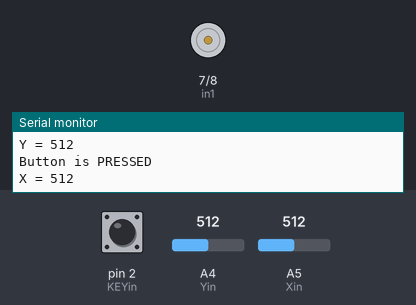
Recording of a sketch running on a simulated Arduino Uno, built with avr-gcc and run on an emulated ATmega328P. On the bench: motor-driver pin pairs drawn as motors (green arrow = first pin HIGH = forward, orange = second pin HIGH = backward, longer = more drive, scaled by the enable pin), the last lines printed to the serial monitor. The test bench sets the inputs (shaded band); at power-on: A5 (Xin) = 512, A4 (Yin) = 512, pin 2 (KEYin) LOW.

Above: at 1.2 s.
1.3 s: A5 (Xin) set to 541
4.3 s: A5 (Xin) set to 566
At 5.5 s:
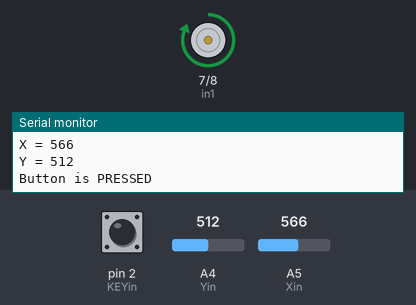
5.8 s: A5 (Xin) set to 0
At 6.8 s:
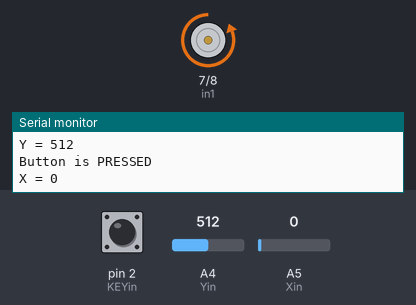
7.3 s: A5 (Xin) set to 438
10.3 s: A5 (Xin) set to 459
At 11.3 s:
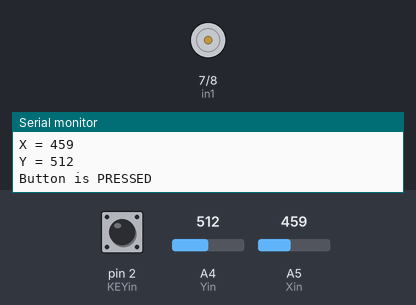
11.8 s: A4 (Yin) set to 107
14.8 s: A4 (Yin) set to 90
Timing chart, 0 to 17.3 s (numbered marks = the images above; inputs shaded):
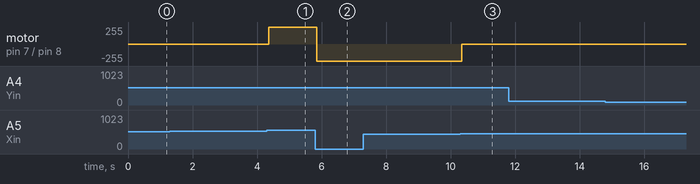

Measured:
- the behaviour switches between 550 and 551 on A5 (Xin) (found by bisection; images 0 and 1)
- the behaviour switches between 449 and 450 on A5 (Xin) (found by bisection; images 2 and 3)
- after the input at 4.3 s, motor on pin 7 (in1) / pin 8 (in2): stopped → forward 255/255 after 0.06 s
- after the input at 5.8 s, motor on pin 7 (in1) / pin 8 (in2): forward 255/255 → backward 255/255 after 0.06 s
- after the input at 10.3 s, motor on pin 7 (in1) / pin 8 (in2): backward 255/255 → stopped after 0.05 s

The sketch:

Motor.ino
```cpp
// connect motor controller pins to Arduino digital pins
//Joystick Vars
int Xin= A5; // X Input Pin
int Yin = A4; // Y Input Pin
int KEYin = 2; // Push Button
// motor one
int enA = 5;
int in1 = 7;
int in2 = 8;

void setup()
{
  // set up joystick
  pinMode (KEYin, INPUT);
  Serial.begin (9600);
  // set all the motor control pins to outputs
  pinMode(enA, OUTPUT);
  pinMode(in1, OUTPUT);
  pinMode(in2, OUTPUT);

}

void swag(){

  int xVal, yVal, buttonVal;

  xVal = analogRead (Xin);
  yVal = analogRead (Yin);
  buttonVal = digitalRead (KEYin);

  Serial.print("X = ");
  Serial.println (xVal, DEC);

  Serial.print ("Y = ");
  Serial.println (yVal, DEC);

  Serial.print("Button is ");
  if (buttonVal == HIGH){
    Serial.println ("not pressed");
  }
  else{
    Serial.println ("PRESSED");
  }

  if (xVal > 550)
  {
    digitalWrite(in1, HIGH);
    digitalWrite(in2, LOW);
    analogWrite(enA, 255);
    }
  else if (xVal < 450){
    digitalWrite(in1, LOW);
    digitalWrite(in2, HIGH);
    analogWrite(enA, 255);
    }
  else {
    analogWrite(enA, 0);
    }
  }

/*
void demoOne()
{
  // this function will run the motors in both directions at a fixed speed
  // turn on motor A
  digitalWrite(in1, HIGH);
  digitalWrite(in2, LOW);
  // set speed to 200 out of possible range 0~255
  analogWrite(enA, 200);

  delay(2000);
  // now change motor directions
  digitalWrite(in1, LOW);
  digitalWrite(in2, HIGH);

  delay(2000);
  // now turn off motors
  digitalWrite(in1, LOW);
  digitalWrite(in2, LOW);

}

  void demoTwo()
{
  // this function will run the motors across the range of possible speeds
  // note that maximum speed is determined by the motor itself and the operating voltage
  // the PWM values sent by analogWrite() are fractions of the maximum speed possible
  // by your hardware
  // turn on motors
  digitalWrite(in1, LOW);
  digitalWrite(in2, HIGH);
  // accelerate from zero to maximum speed
  for (int i = 0; i < 256; i++)
  {
    analogWrite(enA, i);
    delay(20);
  }
  // decelerate from maximum speed to zero
  for (int i = 255; i >= 0; --i)
  {
    analogWrite(enA, i);
    delay(20);
  }
  // now turn off motors
  digitalWrite(in1, LOW);
  digitalWrite(in2, LOW);
}
*/
void loop()
{
  swag();
  /*
  demoOne();
  delay(1000);
  demoTwo();
  delay(1000);
  */
}
```
